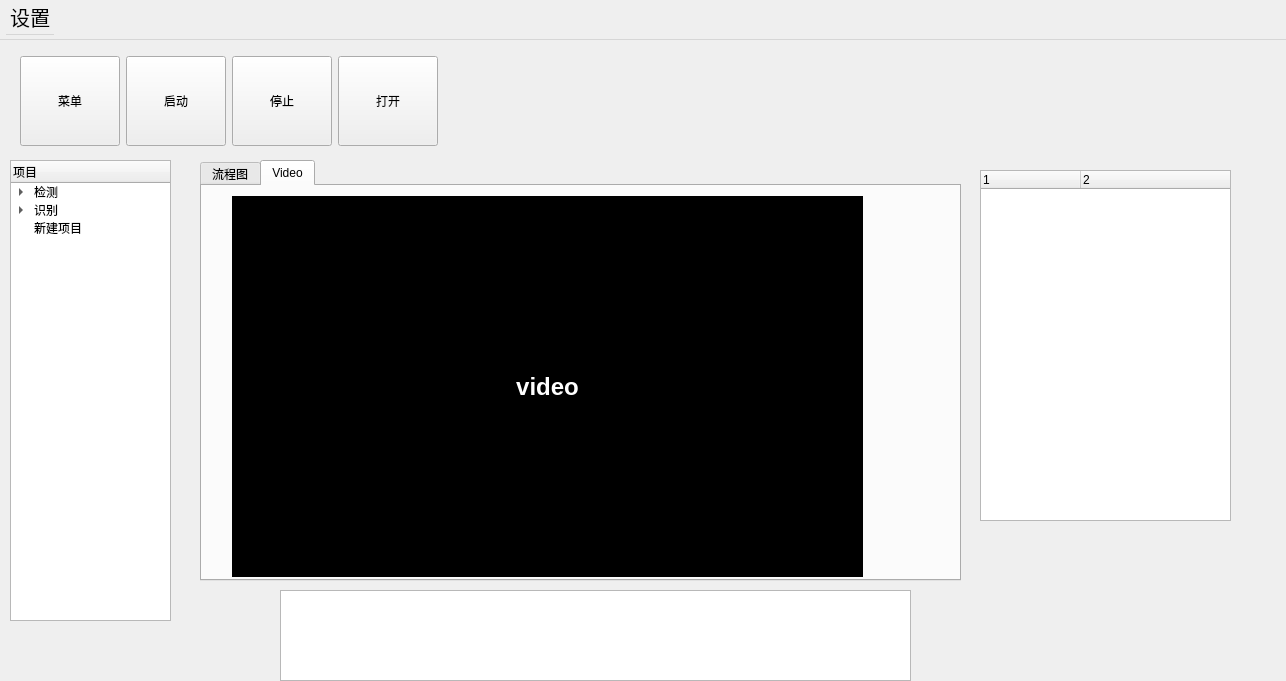
<?xml version="1.0" encoding="UTF-8"?>
<ui version="4.0">
 <class>MainWindow</class>
 <widget class="QMainWindow" name="MainWindow">
  <property name="geometry">
   <rect>
    <x>0</x>
    <y>0</y>
    <width>1286</width>
    <height>681</height>
   </rect>
  </property>
  <property name="sizePolicy">
   <sizepolicy hsizetype="MinimumExpanding" vsizetype="Preferred">
    <horstretch>0</horstretch>
    <verstretch>0</verstretch>
   </sizepolicy>
  </property>
  <property name="windowTitle">
   <string>MainWindow</string>
  </property>
  <widget class="QWidget" name="centralwidget">
   <widget class="QWidget" name="layoutWidget">
    <property name="geometry">
     <rect>
      <x>20</x>
      <y>10</y>
      <width>420</width>
      <height>102</height>
     </rect>
    </property>
    <layout class="QHBoxLayout" name="horizontalLayout">
     <item>
      <widget class="QPushButton" name="menu_button">
       <property name="minimumSize">
        <size>
         <width>100</width>
         <height>90</height>
        </size>
       </property>
       <property name="maximumSize">
        <size>
         <width>100</width>
         <height>90</height>
        </size>
       </property>
       <property name="text">
        <string>菜单</string>
       </property>
      </widget>
     </item>
     <item>
      <widget class="QPushButton" name="camera_button">
       <property name="minimumSize">
        <size>
         <width>100</width>
         <height>90</height>
        </size>
       </property>
       <property name="maximumSize">
        <size>
         <width>100</width>
         <height>90</height>
        </size>
       </property>
       <property name="text">
        <string>启动</string>
       </property>
      </widget>
     </item>
     <item>
      <widget class="QPushButton" name="close_button">
       <property name="minimumSize">
        <size>
         <width>100</width>
         <height>90</height>
        </size>
       </property>
       <property name="maximumSize">
        <size>
         <width>100</width>
         <height>90</height>
        </size>
       </property>
       <property name="text">
        <string>停止</string>
       </property>
      </widget>
     </item>
     <item>
      <widget class="QPushButton" name="open_button">
       <property name="minimumSize">
        <size>
         <width>100</width>
         <height>90</height>
        </size>
       </property>
       <property name="maximumSize">
        <size>
         <width>100</width>
         <height>90</height>
        </size>
       </property>
       <property name="text">
        <string>打开</string>
       </property>
      </widget>
     </item>
    </layout>
   </widget>
   <widget class="QTreeWidget" name="tree">
    <property name="geometry">
     <rect>
      <x>10</x>
      <y>120</y>
      <width>161</width>
      <height>461</height>
     </rect>
    </property>
    <column>
     <property name="text">
      <string>项目</string>
     </property>
    </column>
    <item>
     <property name="text">
      <string>检测</string>
     </property>
     <item>
      <property name="text">
       <string>直线</string>
      </property>
     </item>
     <item>
      <property name="text">
       <string>圆</string>
      </property>
     </item>
     <item>
      <property name="text">
       <string>灰度</string>
      </property>
     </item>
    </item>
    <item>
     <property name="text">
      <string>识别</string>
     </property>
     <item>
      <property name="text">
       <string>人脸</string>
      </property>
     </item>
     <item>
      <property name="text">
       <string>颜色</string>
      </property>
     </item>
    </item>
    <item>
     <property name="text">
      <string>新建项目</string>
     </property>
    </item>
   </widget>
   <widget class="QPlainTextEdit" name="plainTextEdit">
    <property name="geometry">
     <rect>
      <x>280</x>
      <y>550</y>
      <width>631</width>
      <height>91</height>
     </rect>
    </property>
   </widget>
   <widget class="QTreeWidget" name="treeWidget">
    <property name="geometry">
     <rect>
      <x>980</x>
      <y>130</y>
      <width>251</width>
      <height>351</height>
     </rect>
    </property>
    <column>
     <property name="text">
      <string notr="true">1</string>
     </property>
    </column>
    <column>
     <property name="text">
      <string>2</string>
     </property>
    </column>
   </widget>
   <widget class="QTabWidget" name="tabWidget">
    <property name="geometry">
     <rect>
      <x>200</x>
      <y>120</y>
      <width>761</width>
      <height>421</height>
     </rect>
    </property>
    <property name="currentIndex">
     <number>1</number>
    </property>
    <widget class="QWidget" name="tab">
     <attribute name="title">
      <string>流程图</string>
     </attribute>
     <widget class="QGraphicsView" name="graphicsView">
      <property name="geometry">
       <rect>
        <x>40</x>
        <y>20</y>
        <width>621</width>
        <height>371</height>
       </rect>
      </property>
     </widget>
    </widget>
    <widget class="QWidget" name="tab_2">
     <attribute name="title">
      <string>Video</string>
     </attribute>
     <widget class="QLabel" name="video">
      <property name="geometry">
       <rect>
        <x>30</x>
        <y>10</y>
        <width>631</width>
        <height>381</height>
       </rect>
      </property>
      <property name="styleSheet">
       <string notr="true">background-color: black;
color: white;
font-size: 24px;
font-weight: bold;</string>
      </property>
      <property name="text">
       <string>video</string>
      </property>
      <property name="alignment">
       <set>Qt::AlignCenter</set>
      </property>
     </widget>
    </widget>
   </widget>
  </widget>
  <widget class="QMenuBar" name="menubar">
   <property name="geometry">
    <rect>
     <x>0</x>
     <y>0</y>
     <width>1286</width>
     <height>40</height>
    </rect>
   </property>
   <property name="sizePolicy">
    <sizepolicy hsizetype="Fixed" vsizetype="Minimum">
     <horstretch>0</horstretch>
     <verstretch>0</verstretch>
    </sizepolicy>
   </property>
   <property name="minimumSize">
    <size>
     <width>0</width>
     <height>40</height>
    </size>
   </property>
   <property name="maximumSize">
    <size>
     <width>16777215</width>
     <height>50</height>
    </size>
   </property>
   <property name="font">
    <font>
     <pointsize>15</pointsize>
    </font>
   </property>
   <widget class="QMenu" name="menu">
    <property name="geometry">
     <rect>
      <x>246</x>
      <y>140</y>
      <width>157</width>
      <height>130</height>
     </rect>
    </property>
    <property name="font">
     <font>
      <pointsize>15</pointsize>
     </font>
    </property>
    <property name="title">
     <string>设置</string>
    </property>
    <addaction name="action"/>
    <addaction name="action1"/>
   </widget>
   <addaction name="menu"/>
  </widget>
  <action name="action">
   <property name="text">
    <string>摄像头设置</string>
   </property>
   <property name="font">
    <font>
     <pointsize>15</pointsize>
    </font>
   </property>
  </action>
  <action name="action1">
   <property name="text">
    <string>1</string>
   </property>
   <property name="font">
    <font>
     <pointsize>15</pointsize>
    </font>
   </property>
  </action>
 </widget>
 <resources/>
 <connections/>
</ui>
